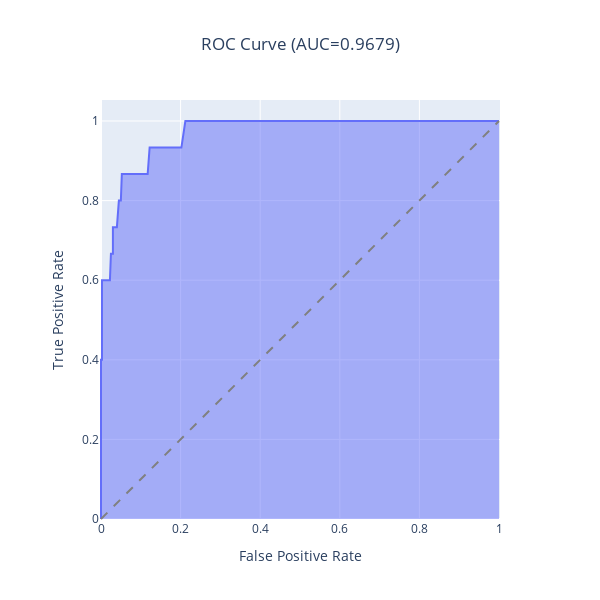

Here is the notebook cell this chart was saved with:
### Code cell
# CREATE ROC CURVE TO SELECT THRESHOLD

from eppi_text_classification.predict import predict_scores
from eppi_text_classification.plotly_roc import plotly_roc

y_test_pred_probs = predict_scores(model, X_test)
plotly_roc(y_test, y_test_pred_probs)

### Figure 1 — Plotly figure (JSON) as saved in the notebook; plotly's stock layout.template omitted (floating-point values rounded to 4 significant figures)
{"data": [{"customdata": [["inf"], ["1"], ["0.165"], ["0.156"], ["0.145"], ["0.129"], ["0.125"], ["0.122"], ["0.117"], ["0.115"], ["0.111"], ["0.103"], ["0.102"], ["0.101"], ["0.1"], ["0.096"], ["0.095"], ["0.093"], ["0.091"], ["0.089"], ["0.085"], ["0.084"], ["0.081"], ["0.08"], ["0.079"], ["0.078"], ["0.074"], ["0.071"], ["0.07"], ["0.068"], ["0.066"], ["0.063"], ["0.062"], ["0.061"], ["0.06"], ["0.058"], ["0.057"], ["0.054"], ["0.053"], ["0.052"], ["0.051"], ["0.05"], ["0.049"], ["0.048"], ["0.047"], ["0.044"], ["0.043"], ["0.042"], ["0.041"], ["0.04"], ["0.039"], ["0.038"], ["0.037"], ["0.036"], ["0.035"], ["0.034"], ["0.033"], ["0.032"], ["0.031"], ["0.03"], ["0.029"], ["0.027"], ["0.026"], ["0.025"], ["0.024"], ["0.023"], ["0.022"], ["0.021"], ["0.02"], ["0.019"], ["0.018"], ["0.017"], ["0.016"], ["0.015"], ["0.014"], ["0.013"], ["0.012"], ["0.01"], ["0.009"], ["0.008"], ["0.007"], ["0.006"], ["0.003"], ["0.002"], ["0.001"], ["0"]], "fillpattern": {"shape": ""}, "hovertemplate": "False Positive Rate=%{x}<br>True Positive Rate=%{y}<br>Threshold=%{customdata[0]}<extra></extra>", "legendgroup": "", "line": {"color": "#636efa"}, "marker": {"symbol": "circle"}, "mode": "lines", "name": "", "orientation": "v", "showlegend": false, "stackgroup": "1", "type": "scatter", "x": [0, 0, 0, 0.002494, 0.002494, 0.01496, 0.01995, 0.02244, 0.02494, 0.02993, 0.02993, 0.03242, 0.03741, 0.0399, 0.04489, 0.04988, 0.05237, 0.05736, 0.05985, 0.06484, 0.06983, 0.07481, 0.0798, 0.08479, 0.08728, 0.09227, 0.09726, 0.1072, 0.1097, 0.1172, 0.1222, 0.1297, 0.1347, 0.1421, 0.1446, 0.1546, 0.1571, 0.1721, 0.182, 0.1845, 0.1945, 0.197, 0.202, 0.212, 0.2244, 0.2693, 0.2768, 0.2918, 0.2968, 0.2993, 0.3092, 0.3217, 0.3292, 0.3392, 0.3466, 0.3566, 0.3616, 0.3641, 0.3741, 0.389, 0.4065, 0.4314, 0.4464, 0.4638, 0.4788, 0.5012, 0.5212, 0.5387, 0.5636, 0.5835, 0.601, 0.6234, 0.6409, 0.6658, 0.6808, 0.7057, 0.7257, 0.7855, 0.8055, 0.8279, 0.8454, 0.8554, 0.9152, 0.9302, 0.9476, 1], "xaxis": "x", "y": [0, 0.2, 0.4, 0.4, 0.6, 0.6, 0.6, 0.6, 0.6667, 0.6667, 0.7333, 0.7333, 0.7333, 0.7333, 0.8, 0.8, 0.8667, 0.8667, 0.8667, 0.8667, 0.8667, 0.8667, 0.8667, 0.8667, 0.8667, 0.8667, 0.8667, 0.8667, 0.8667, 0.8667, 0.9333, 0.9333, 0.9333, 0.9333, 0.9333, 0.9333, 0.9333, 0.9333, 0.9333, 0.9333, 0.9333, 0.9333, 0.9333, 1, 1, 1, 1, 1, 1, 1, 1, 1, 1, 1, 1, 1, 1, 1, 1, 1, 1, 1, 1, 1, 1, 1, 1, 1, 1, 1, 1, 1, 1, 1, 1, 1, 1, 1, 1, 1, 1, 1, 1, 1, 1, 1], "yaxis": "y"}], "layout": {"height": 600, "legend": {"tracegroupgap": 0}, "shapes": [{"line": {"color": "grey", "dash": "dash"}, "type": "line", "x0": 0, "x1": 1, "y0": 0, "y1": 1}], "title": {"text": "ROC Curve (AUC=0.9679)", "x": 0.5, "xanchor": "center"}, "width": 600, "xaxis": {"anchor": "y", "constrain": "domain", "domain": [0, 1], "title": {"text": "False Positive Rate"}}, "yaxis": {"anchor": "x", "domain": [0, 1], "scaleanchor": "x", "scaleratio": 1, "title": {"text": "True Positive Rate"}}}}
